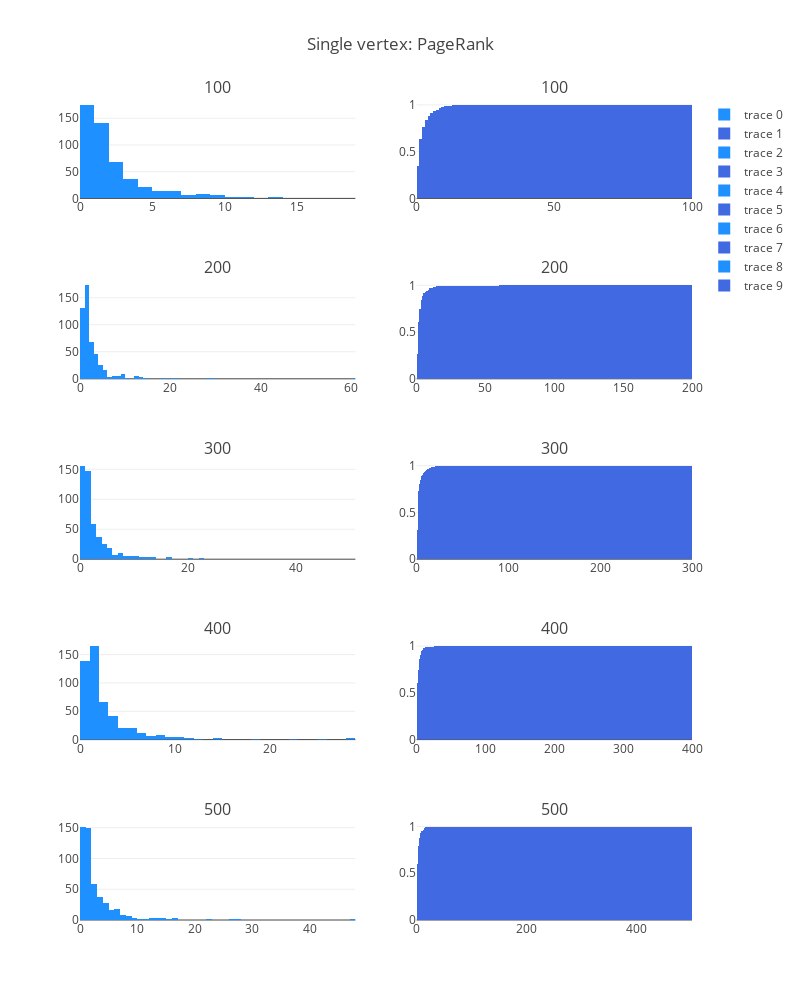

Source (notebook cell):
### Code cell
fig['layout'].update(height=1000, width=800, title='Single vertex: PageRank')
iplot(fig, filename='simple-subplot')

### Figure 1 — Plotly figure (JSON) as saved in the notebook; plotly's stock layout.template omitted (floating-point values rounded to 4 significant figures; data arrays with more than 128 entries replaced by an {"elided": "..."} marker saying what was removed)
{"data": [{"marker": {"color": "dodgerblue"}, "type": "histogram", "x": {"elided": "500 int values"}, "xaxis": "x1", "xbins": {"end": 100, "size": 1, "start": 0}, "yaxis": "y1"}, {"cumulative": {"enabled": true}, "histnorm": "probability", "marker": {"color": "royalblue"}, "type": "histogram", "x": {"elided": "500 int values"}, "xaxis": "x2", "xbins": {"end": 100, "size": 1, "start": 0}, "yaxis": "y2"}, {"marker": {"color": "dodgerblue"}, "type": "histogram", "x": {"elided": "500 int values"}, "xaxis": "x3", "xbins": {"end": 200, "size": 1, "start": 0}, "yaxis": "y3"}, {"cumulative": {"enabled": true}, "histnorm": "probability", "marker": {"color": "royalblue"}, "type": "histogram", "x": {"elided": "500 int values"}, "xaxis": "x4", "xbins": {"end": 200, "size": 1, "start": 0}, "yaxis": "y4"}, {"marker": {"color": "dodgerblue"}, "type": "histogram", "x": {"elided": "500 int values"}, "xaxis": "x5", "xbins": {"end": 300, "size": 1, "start": 0}, "yaxis": "y5"}, {"cumulative": {"enabled": true}, "histnorm": "probability", "marker": {"color": "royalblue"}, "type": "histogram", "x": {"elided": "500 int values"}, "xaxis": "x6", "xbins": {"end": 300, "size": 1, "start": 0}, "yaxis": "y6"}, {"marker": {"color": "dodgerblue"}, "type": "histogram", "x": {"elided": "500 int values"}, "xaxis": "x7", "xbins": {"end": 400, "size": 1, "start": 0}, "yaxis": "y7"}, {"cumulative": {"enabled": true}, "histnorm": "probability", "marker": {"color": "royalblue"}, "type": "histogram", "x": {"elided": "500 int values"}, "xaxis": "x8", "xbins": {"end": 400, "size": 1, "start": 0}, "yaxis": "y8"}, {"marker": {"color": "dodgerblue"}, "type": "histogram", "x": {"elided": "500 int values"}, "xaxis": "x9", "xbins": {"end": 500, "size": 1, "start": 0}, "yaxis": "y9"}, {"cumulative": {"enabled": true}, "histnorm": "probability", "marker": {"color": "royalblue"}, "type": "histogram", "x": {"elided": "500 int values"}, "xaxis": "x10", "xbins": {"end": 500, "size": 1, "start": 0}, "yaxis": "y10"}], "layout": {"annotations": [{"font": {"size": 16}, "showarrow": false, "text": "100", "x": 0.225, "xanchor": "center", "xref": "paper", "y": 1, "yanchor": "bottom", "yref": "paper"}, {"font": {"size": 16}, "showarrow": false, "text": "100", "x": 0.775, "xanchor": "center", "xref": "paper", "y": 1, "yanchor": "bottom", "yref": "paper"}, {"font": {"size": 16}, "showarrow": false, "text": "200", "x": 0.225, "xanchor": "center", "xref": "paper", "y": 0.78, "yanchor": "bottom", "yref": "paper"}, {"font": {"size": 16}, "showarrow": false, "text": "200", "x": 0.775, "xanchor": "center", "xref": "paper", "y": 0.78, "yanchor": "bottom", "yref": "paper"}, {"font": {"size": 16}, "showarrow": false, "text": "300", "x": 0.225, "xanchor": "center", "xref": "paper", "y": 0.56, "yanchor": "bottom", "yref": "paper"}, {"font": {"size": 16}, "showarrow": false, "text": "300", "x": 0.775, "xanchor": "center", "xref": "paper", "y": 0.56, "yanchor": "bottom", "yref": "paper"}, {"font": {"size": 16}, "showarrow": false, "text": "400", "x": 0.225, "xanchor": "center", "xref": "paper", "y": 0.34, "yanchor": "bottom", "yref": "paper"}, {"font": {"size": 16}, "showarrow": false, "text": "400", "x": 0.775, "xanchor": "center", "xref": "paper", "y": 0.34, "yanchor": "bottom", "yref": "paper"}, {"font": {"size": 16}, "showarrow": false, "text": "500", "x": 0.225, "xanchor": "center", "xref": "paper", "y": 0.12, "yanchor": "bottom", "yref": "paper"}, {"font": {"size": 16}, "showarrow": false, "text": "500", "x": 0.775, "xanchor": "center", "xref": "paper", "y": 0.12, "yanchor": "bottom", "yref": "paper"}], "height": 1000, "title": "Single vertex: PageRank", "width": 800, "xaxis1": {"anchor": "y1", "domain": [0, 0.45]}, "xaxis10": {"anchor": "y10", "domain": [0.55, 1]}, "xaxis2": {"anchor": "y2", "domain": [0.55, 1]}, "xaxis3": {"anchor": "y3", "domain": [0, 0.45]}, "xaxis4": {"anchor": "y4", "domain": [0.55, 1]}, "xaxis5": {"anchor": "y5", "domain": [0, 0.45]}, "xaxis6": {"anchor": "y6", "domain": [0.55, 1]}, "xaxis7": {"anchor": "y7", "domain": [0, 0.45]}, "xaxis8": {"anchor": "y8", "domain": [0.55, 1]}, "xaxis9": {"anchor": "y9", "domain": [0, 0.45]}, "yaxis1": {"anchor": "x1", "domain": [0.88, 1]}, "yaxis10": {"anchor": "x10", "domain": [0, 0.12]}, "yaxis2": {"anchor": "x2", "domain": [0.88, 1]}, "yaxis3": {"anchor": "x3", "domain": [0.66, 0.78]}, "yaxis4": {"anchor": "x4", "domain": [0.66, 0.78]}, "yaxis5": {"anchor": "x5", "domain": [0.44, 0.56]}, "yaxis6": {"anchor": "x6", "domain": [0.44, 0.56]}, "yaxis7": {"anchor": "x7", "domain": [0.22, 0.34]}, "yaxis8": {"anchor": "x8", "domain": [0.22, 0.34]}, "yaxis9": {"anchor": "x9", "domain": [0, 0.12]}}}
